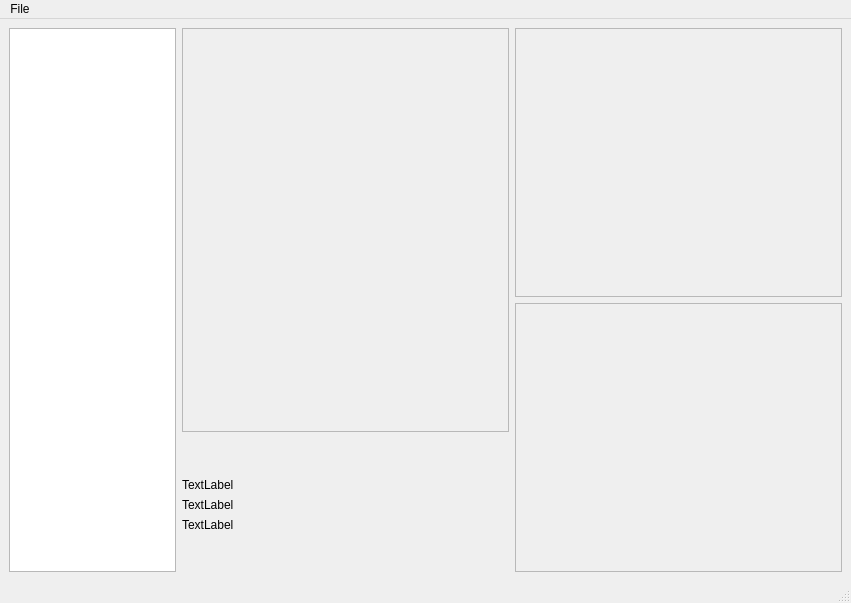
<?xml version="1.0" encoding="UTF-8"?>
<ui version="4.0">
 <class>PyGPS</class>
 <widget class="QMainWindow" name="PyGPS">
  <property name="geometry">
   <rect>
    <x>0</x>
    <y>0</y>
    <width>851</width>
    <height>603</height>
   </rect>
  </property>
  <property name="windowTitle">
   <string>PyGPS</string>
  </property>
  <property name="windowIcon">
   <iconset>
    <normaloff>../../gps/google-earth/googleearth.xpm</normaloff>../../gps/google-earth/googleearth.xpm</iconset>
  </property>
  <widget class="QWidget" name="centralwidget">
   <layout class="QGridLayout" name="gridLayout">
    <item row="0" column="2">
     <widget class="QFrame" name="frame_3">
      <property name="frameShape">
       <enum>QFrame::StyledPanel</enum>
      </property>
      <property name="frameShadow">
       <enum>QFrame::Raised</enum>
      </property>
     </widget>
    </item>
    <item row="1" column="2">
     <widget class="QFrame" name="frame_4">
      <property name="frameShape">
       <enum>QFrame::StyledPanel</enum>
      </property>
      <property name="frameShadow">
       <enum>QFrame::Raised</enum>
      </property>
     </widget>
    </item>
    <item row="0" column="1" rowspan="2">
     <layout class="QVBoxLayout" name="verticalLayout">
      <item>
       <widget class="QFrame" name="frame">
        <property name="sizePolicy">
         <sizepolicy hsizetype="Minimum" vsizetype="Preferred">
          <horstretch>48</horstretch>
          <verstretch>1</verstretch>
         </sizepolicy>
        </property>
        <property name="frameShape">
         <enum>QFrame::StyledPanel</enum>
        </property>
        <property name="frameShadow">
         <enum>QFrame::Raised</enum>
        </property>
        <zorder>verticalLayoutWidget</zorder>
       </widget>
      </item>
      <item>
       <spacer name="verticalSpacer">
        <property name="orientation">
         <enum>Qt::Vertical</enum>
        </property>
        <property name="sizeHint" stdset="0">
         <size>
          <width>20</width>
          <height>40</height>
         </size>
        </property>
       </spacer>
      </item>
      <item>
       <widget class="QLabel" name="label_2">
        <property name="text">
         <string>TextLabel</string>
        </property>
       </widget>
      </item>
      <item>
       <widget class="QLabel" name="label_3">
        <property name="text">
         <string>TextLabel</string>
        </property>
       </widget>
      </item>
      <item>
       <widget class="QLabel" name="label">
        <property name="text">
         <string>TextLabel</string>
        </property>
       </widget>
      </item>
      <item>
       <spacer name="verticalSpacer_2">
        <property name="orientation">
         <enum>Qt::Vertical</enum>
        </property>
        <property name="sizeHint" stdset="0">
         <size>
          <width>20</width>
          <height>40</height>
         </size>
        </property>
       </spacer>
      </item>
     </layout>
    </item>
    <item row="0" column="0" rowspan="2">
     <layout class="QHBoxLayout" name="horizontalLayout">
      <item>
       <widget class="QTreeView" name="treeView">
        <property name="sizePolicy">
         <sizepolicy hsizetype="Preferred" vsizetype="Preferred">
          <horstretch>0</horstretch>
          <verstretch>0</verstretch>
         </sizepolicy>
        </property>
        <property name="maximumSize">
         <size>
          <width>167</width>
          <height>16777215</height>
         </size>
        </property>
       </widget>
      </item>
     </layout>
    </item>
   </layout>
  </widget>
  <widget class="QMenuBar" name="menubar">
   <property name="geometry">
    <rect>
     <x>0</x>
     <y>0</y>
     <width>851</width>
     <height>23</height>
    </rect>
   </property>
   <widget class="QMenu" name="menuFile">
    <property name="title">
     <string>File</string>
    </property>
    <addaction name="actionOpen"/>
   </widget>
   <addaction name="menuFile"/>
  </widget>
  <widget class="QStatusBar" name="statusbar"/>
  <action name="actionOpen">
   <property name="text">
    <string>Open</string>
   </property>
  </action>
 </widget>
 <resources/>
 <connections/>
</ui>
